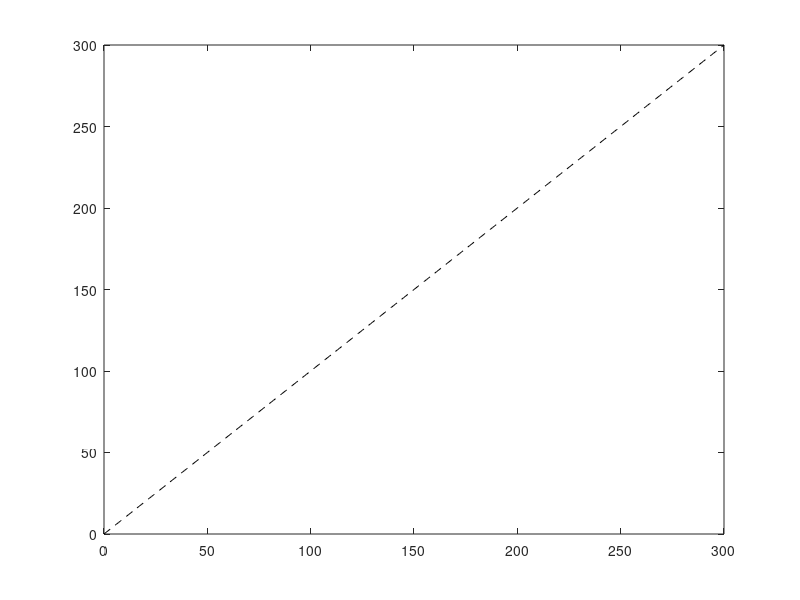

Write MATLAB code to recreate this figure. (Note: this script raises an error after producing the figure.)
clc; clear all;
close all;

%% Initialization of params
 waypoints = [[300, 300, 0]; [0, 0, 0]; [150, 600, 0];[-300,600,0]; [0, 0, 0]; [300,0,0]; [0, 0, 0];];

wp_1 = waypoints(1,:);
w1_x = wp_1(1); w1_y = wp_1(2);

wp_2 = waypoints(2,:);
w2_x = wp_2(1); w2_y = wp_2(2);

lw = 1;
tspan = 0:0.1:25;

%% Straight Line Initial Condition
curr_x = 200;
curr_y = 300;
curr_si= 1.57;
delta = 25;

%% Plotting Reference Trajectory
fprintf("Plotting trajectories\n");
% arr_x = (300:-0.5:150);
% arr_y = (300:1:600);
arr_x = (0:1:300);  
arr_y = (0:1:300);

plot(arr_x(1,:),arr_y(1,:),'--k'); 

%% Path following begins
y0 = [curr_x curr_y curr_si] ;
[t,y] = ode45(@(t,y) ode_carrot_chase(t,y,w1_x,w1_y,w2_x,w2_y), tspan, y0);

hold on 
grid on
for i = 1:length(y(:,1))-1
    plot(y(i:i+1,1),y(i:i+1,2),'-m','LineWidth',lw);
    pause(0.01)
end

% title('LQR based Path Following')
% legend ('Desired Path','Path (Adaptive Optimal Guidance Law)');
xlabel('X(m)') % x-axis label
ylabel('Y(m)') % y-axis label
